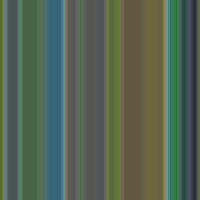
Frame 1 (no input)
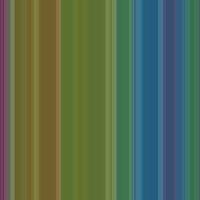
Frame 60 (the mouse pressed at the canvas centre just before this capture)
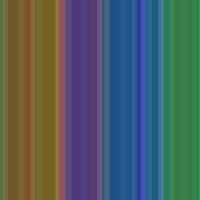
Frame 120 (the mouse held since frame 60 and released just before this capture)

The Processing sketch that drew these frames (run headless with seeded random() and noise(); from frame 60 on, the mouse is pressed at the canvas centre):

// Processing sketch: processing_21606
// ── processing_21606.pde

int num = 40;

Objects[] myObjects = new Objects[num];
color[] Colors = new color[4];
float ellipseWidth = random(150,500);
float ellipseHeight = random(50,250);

void setup(){
  size(200,200);
  stroke(255,30);
  strokeWeight(5);
  smooth();
  frameRate(25);
  
  Colors[0] = color(255,0,0,50);
  Colors[1] = color(0,255,0,50);
  Colors[2] = color(0,0,255,50);
  Colors[3] = color(80,50);
  
  for(int i=0; i<myObjects.length;i++) {
    myObjects[i] = new Objects(ellipseWidth,ellipseHeight);
  }
}

void draw(){
  background(0,25);
  
  for(int i=0; i<myObjects.length; i++){
    myObjects[i] .update();
    myObjects[i] .display();
  }
}

class Objects {
  
  color colorPicker = Colors[floor(random(0,4))];
  float x = random(20,width-20);
  float y = random(20,height-20);
  float speed = random(-5,5);
  
  Objects(float a_, float b_){
    ellipseWidth = a_;
    ellipseHeight = b_;
  }
  
  void update(){
    x = x + speed;
    y = y + sin(10*x);
    if(x > width){
      x = 0;
    }
    if(x < 0){
      x = width;
    }
  }
  
  void display(){
    rectMode(CENTER);
    fill(colorPicker);
    rect(x,y,ellipseHeight,ellipseWidth);
  }
}
